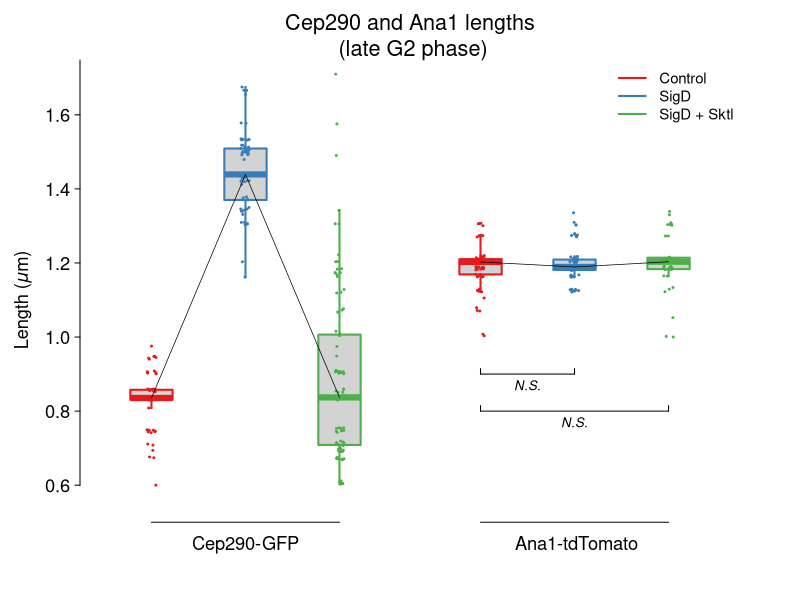

Source code (R):
#png(filename="cepgerm.png", width=6.5, height=6,units="in", res=600)

# import data
df <- read.csv('quantification.csv', header=TRUE)
df <- cbind(df[,2], df[,4], df[,6], df[,1], df[,3], df[,5])

addNoise <- function(mtx) {
    if (!is.matrix(mtx)) mtx <- matrix(mtx, byrow = TRUE, nrow = 1)
    random.stuff <- matrix(runif(prod(dim(mtx)), min = -0.0001, max = 0.01), nrow = dim(mtx)[1])
    random.stuff + mtx
}

df <- addNoise(df)

library(RColorBrewer)

cols <- brewer.pal(9,"Set1")[c(1,2,3)]

par(bty="n",
    mar=c(3, 4, 3, 3),  # plot margins b-l-t-r
    las=1,              # horizontal labels
    tcl=-.25,           # tick length
    font.main=1,        # plain font
    mgp=c(2.5, 0.5, 0),  # axis spacings
    cex.lab=1.1,
    cex.axis=1.1,
    ps=12
)


xat <- c(1,
         2,
         3,
         4.5,
         5.5,
         6.5)
b <- boxplot(df,
             xaxt="n",       # no x-axis
             yaxt="n",
             boxwex=0.45,    # boxwidth
             lty=1,          # line type, 1 = solid
             staplewex=0,    # no staples
             log="",         # no log scaling
             ylim=c(0.5, 1.7),
             at=xat,
             border=cols,
             lwd=2,
             outline=FALSE
)          # line weight

stripchart(apply(df, 2, as.list),
           vertical=TRUE,
           method="jitter",
           add=TRUE,
           pch=20,
           cex=0.4,
           col=cols,
           at=xat,
           jitter=0.05)

title("Cep290 and Ana1 lengths\n (late G2 phase)", font.main=1, cex.main=1.3, line=0.2)
title(ylab=expression(paste("Length (",italic("μ"), "m)", sep="")), line=2.2)

axis(2, at=seq(0.6, 2, 0.2), labels=TRUE, col.ticks=1, lwd=1)
axis(1, labels=c("Cep290-GFP", "Ana1-tdTomato"), at=c(2, 0.92*(xat[5]+xat[6])/2), lwd.ticks=0, lty=0, line=-0.8)
axis(1, at=c(0, ((xat[3] + xat[4])/2)), labels=FALSE, tck=-0.05, col=0, lty=0)
#box(bty='L')

temp.labels = c("Control", "SigD", "SigD + Sktl")
legend("topright", cex=0.9, col=cols, lty=1, lwd=2, temp.labels, bty="n")

offset <- 0.015
yat <- 0.9
lines(c(xat[4], xat[5]), c(yat, yat))
lines(c(xat[4], xat[4]), c(yat+offset, yat))
lines(c(xat[5], xat[5]), c(yat+offset, (yat)))
text((xat[4] + xat[5])/2, yat-2*offset, expression(italic('N.S.')), cex=0.8)

offset <- 0.015
yat <- 0.8
lines(c(xat[4], xat[6]), c(yat, yat))
lines(c(xat[4], xat[4]), c(yat+offset, yat))
lines(c(xat[6], xat[6]), c(yat+offset, yat))
text((xat[4] + xat[6])/2, yat-2*offset, expression(italic('N.S.')), cex=0.8)

lines(xat[1:2], b$stats[3,1:2], lwd=0.7)
lines(xat[2:3], b$stats[3,2:3], lwd=0.7)
lines(xat[4:5], b$stats[3,4:5], lwd=0.7)
lines(xat[5:6], b$stats[3,5:6], lwd=0.7)

lines(c(xat[1], xat[3]), c(0.5,0.5))
lines(c(xat[4], xat[6]), c(0.5,0.5))

#dev.off()
